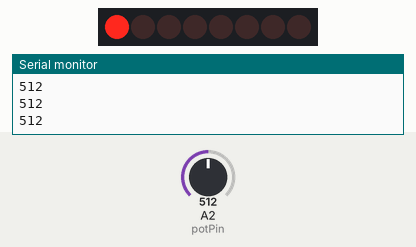
Recording of a sketch running on a simulated Arduino Uno, built with avr-gcc and run on an emulated ATmega328P. On the bench: 8 shift-register outputs drawn as a row of LEDs (first output left, lit = HIGH), the last lines printed to the serial monitor. Wiring (inferred from the names in the program): shift register (74HC595): data pin 11; shift clock pin 12; latch pin 8; OE pin 3. Wiring (inferred from the signals the program sends): row of LEDs: on Q0, Q1, Q2, Q3, Q4, Q5, Q6, Q7. The test bench sets the inputs (shaded band); at power-on: A2 (potPin) = 512.

Above: at 1.97 s.
2.4 s: A2 (potPin) set to 7
At 4.3 s:
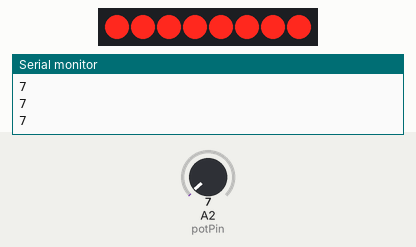
5.4 s: A2 (potPin) set to 511
At 6.7 s:
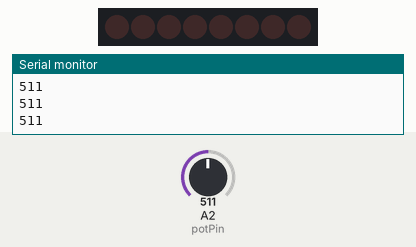
Timing chart, 0 to 13.1 s (numbered marks = the images above; inputs shaded):
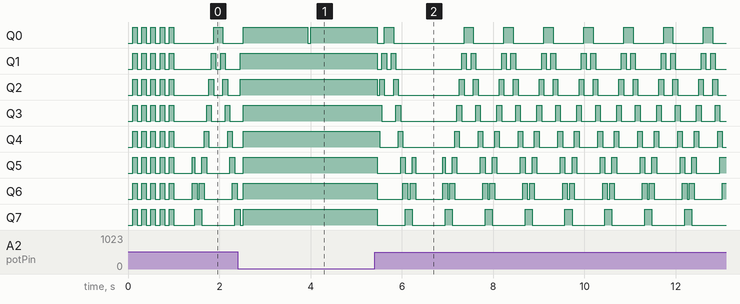

The sketch:

code.ino
```cpp
//Pin connected to ST_CP of 74HC595
int latchPin = 8;
//Pin connected to SH_CP of 74HC595
int clockPin = 12;
////Pin connected to DS of 74HC595
int dataPin = 11;
//// Pin connected to variable resistor
int potPin = 2;
////Pin connected to pin 13 (output enable) of 74HC595
int outputEnablePin = 3;

//holders for infromation you're going to pass to shifting function
int  data;
int dataArray[17];

void setup() {
  //set pins to output because they are addressed in the main loop
  pinMode(latchPin, OUTPUT);
  pinMode(clockPin, OUTPUT);
  pinMode(dataPin, OUTPUT);

  Serial.begin(9600);

  dataArray[0] = 1;
  dataArray[1] = 3;
  dataArray[2] = 6;
  dataArray[3] = 12;
  dataArray[4] = 24;
  dataArray[5] = 48;
  dataArray[6] = 96;
  dataArray[7] = 192;
  dataArray[8] = 128;
  dataArray[9] = 192;
  dataArray[10] = 96;
  dataArray[11] = 48;
  dataArray[12] = 24;
  dataArray[13] = 12;
  dataArray[14] = 6;
  dataArray[15] = 3;
  dataArray[16] = 1;

  //function that blinks all the LEDs
  //gets passed the number of blinks and the pause time
  blinkAll_2Bytes(5,100);
}

int cnt = 0 ;
int adder = 1;
void loop() {

  for (int j = 0; j < 17; j++) {
    cnt+=adder;
    if(cnt == 255) {
      adder = -1;
    } else if (cnt ==0) {
      adder = 1;
    }
    int val = analogRead(potPin);
    Serial.println(val);

    data = dataArray[j];

    digitalWrite(latchPin, LOW);
    shiftOut(dataPin, clockPin, MSBFIRST, data);

    digitalWrite(latchPin, HIGH);
    analogWrite(outputEnablePin, 255- (cnt%255));

    delay(val/10);
  }
}


//blinks the whole register based on the number of times you want to
//blink "n" and the pause between them "d"
//starts with a moment of darkness to make sure the first blink
//has its full visual effect.

void blinkAll_2Bytes(int n, int d) {
  digitalWrite(latchPin, 0);
  shiftOut(dataPin, clockPin, LSBFIRST,0);
  shiftOut(dataPin, clockPin, LSBFIRST,0);
  digitalWrite(latchPin, 1);
  delay(100);
  for (int x = 0; x < n; x++) {
    digitalWrite(latchPin, 0);
    shiftOut(dataPin, clockPin, LSBFIRST,255);
    shiftOut(dataPin, clockPin, LSBFIRST,255);
    digitalWrite(latchPin, 1);
    delay(d);
    digitalWrite(latchPin, 0);
    shiftOut(dataPin, clockPin, LSBFIRST,0);
    shiftOut(dataPin, clockPin,LSBFIRST, 0);
    digitalWrite(latchPin, 1);
    delay(d);
  }
}
```
